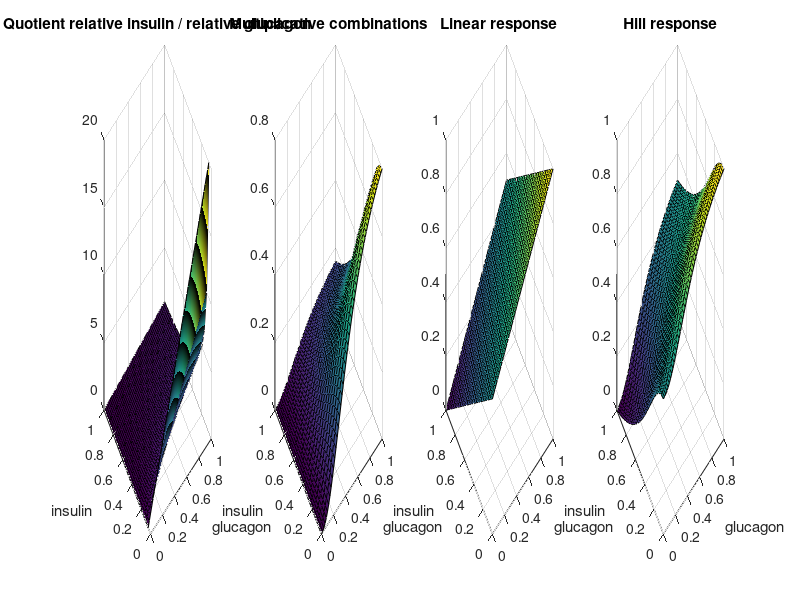
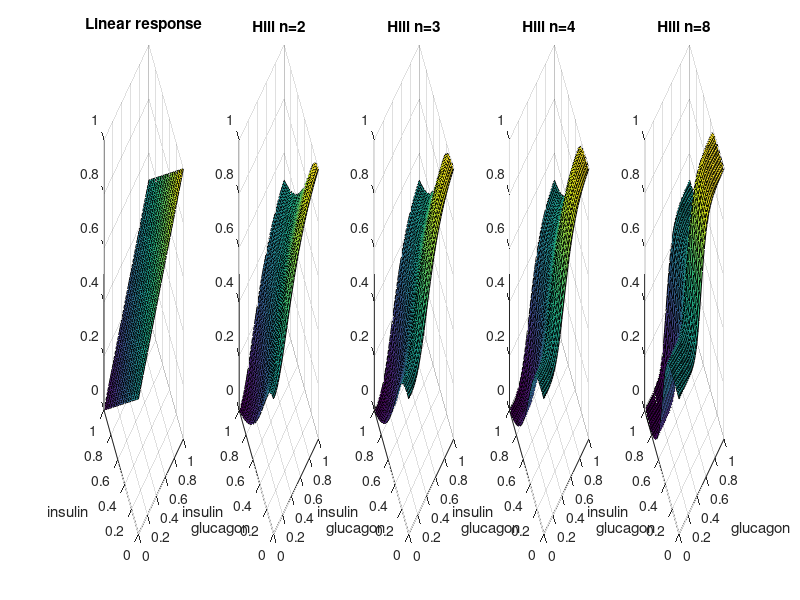

The MATLAB script that drew these images, in order: (Note: this script raises an error after producing the figures.)
% Analyse gamma switches depending on insulin and glucagon.
% The switch variable gamma is in [0,1] and a function of the insulin and
% glucagon concentrations. To have comparable influence of insulin and
% glucagon the relative responses are used.
% gamma = f(ins, gluc)
% Relative insulin and relative glucagon in [0,1].
clear all
close all

%% Different gamma functions:
% calculate the gamma switch variable depending on the insulin and glucagon
ins = 0:0.05:1;
gluc = 0:0.02:1;

% differenct response curves
gamma = zeros(length(ins), length(gluc));
gamma2 = zeros(length(ins), length(gluc));
gamma3 = zeros(length(ins), length(gluc));
gamma4 = zeros(length(ins), length(gluc));
gamma5 = zeros(length(ins), length(gluc));
gamma6 = zeros(length(ins), length(gluc));
gamma7 = zeros(length(ins), length(gluc));
for i=1:length(ins)
    for k=1:length(gluc)
        % quotient
        gamma(i,k) = gluc(k)/ins(i);
        % multiplicative combination of one dimensional effects
        n=2;
        gamma2(i,k) = (1 - ins(i)^n/(ins(i)^n + 0.5^n) ) * gluc(k)^n/(gluc(k)^n + 0.5^n);
        % linear response
        gamma3(i,k) = 0.5 - 0.5 * ins(i) + 0.5 * gluc(k);
        % hill response
        n = 2;
        gamma4(i,k) = 0.5 - 0.5 * ins(i)^n/(ins(i)^n + 0.5^n) / (1/( 1 + 0.5^n) ) + 0.5 * gluc(k)^n/(gluc(k)^n + 0.5^n)/(1/( 1 + 0.5^n) );
        n = 3;
        gamma5(i,k) = 0.5 - 0.5 * ins(i)^n/(ins(i)^n + 0.5^n) / (1/( 1 + 0.5^n) ) + 0.5 * gluc(k)^n/(gluc(k)^n + 0.5^n)/(1/( 1 + 0.5^n) );
        n = 4;
        gamma6(i,k) = 0.5 - 0.5 * ins(i)^n/(ins(i)^n + 0.5^n) / (1/( 1 + 0.5^n) ) + 0.5 * gluc(k)^n/(gluc(k)^n + 0.5^n)/(1/( 1 + 0.5^n) );
        n = 8;
        gamma7(i,k) = 0.5 - 0.5 * ins(i)^n/(ins(i)^n + 0.5^n) / (1/( 1 + 0.5^n) ) + 0.5 * gluc(k)^n/(gluc(k)^n + 0.5^n)/(1/( 1 + 0.5^n) );
    end
end

% plot the gammas
figure(1)
subplot(1,4,1)
surf(gluc, ins, gamma)
title('Quotient relative insulin / relative glucagon')
xlabel('glucagon')
ylabel('insulin')
subplot(1,4,2)
surf(gluc, ins, gamma2)
title('Multiplicative combinations')
xlabel('glucagon')
ylabel('insulin')
subplot(1,4,3)
surf(gluc, ins, gamma3)
title('Linear response')
xlabel('glucagon')
ylabel('insulin')
subplot(1,4,4)
surf(gluc, ins, gamma4)
title('Hill response')
xlabel('glucagon')
ylabel('insulin')

% hill responses
figure(3)
subplot(1,5,1)
surf(gluc, ins, gamma3)
title('Linear response')
xlabel('glucagon')
ylabel('insulin')
subplot(1,5,2)
surf(gluc, ins, gamma4)
title('Hill n=2')
xlabel('glucagon')
ylabel('insulin')
subplot(1,5,3)
surf(gluc, ins, gamma5)
title('Hill n=3')
xlabel('glucagon')
ylabel('insulin')
subplot(1,5,4)
surf(gluc, ins, gamma6)
title('Hill n=4')
xlabel('glucagon')
ylabel('insulin')
subplot(1,5,5)
surf(gluc, ins, gamma7)
title('Hill n=8')
xlabel('glucagon')
ylabel('insulin')



%% Analysis of the changes in blood glucose concentrations on the switch
%% behaviour
glucose_ext = 3:0.2:15;     % [mM] external glucose

% Calculation of the normed insulin and glucagon responses
% normal
insulin = insulin_f(glucose_ext);
glucagon = glucagon_f(glucose_ext);
rel_insulin = insulin_rel(glucose_ext);
rel_glucagon = glucagon_rel(glucose_ext);
gamma = gamma_f(rel_insulin, rel_glucagon);
% diabetes
insulin_dia = insulin_f(glucose_ext, 'dia');
glucagon_dia = glucagon_f(glucose_ext, 'dia');
rel_insulin_dia = insulin_rel(glucose_ext, 'dia');
rel_glucagon_dia = glucagon_rel(glucose_ext, 'dia');
gamma_dia = gamma_f(rel_insulin_dia, rel_glucagon_dia);

% path on surface, depending on blood glucose
z = gamma_f(rel_insulin, rel_glucagon);
z_dia = gamma_f(rel_insulin_dia, rel_glucagon_dia);

figure(2)
% insulin
subplot(3,2,1)
plot(glucose_ext, rel_insulin, glucose_ext, rel_insulin_dia)
xlabel('glucose [mM]')
ylabel('normed insulin')
axis([glucose_ext(1) glucose_ext(end) 0 1.05])
subplot(3,2,2)
plot(glucose_ext, insulin, glucose_ext, insulin_dia)
xlabel('glucose [mM]')
ylabel('insulin [pmol/l]')
axis([glucose_ext(1) glucose_ext(end) 0 600])

% glucagon
subplot(3,2,3)
plot(glucose_ext, rel_glucagon, glucose_ext, rel_glucagon_dia)
xlabel('glucose [mM]')
ylabel('normed glucagon')
axis([glucose_ext(1) glucose_ext(end) 0 1.05])
subplot(3,2,4)
plot(glucose_ext, glucagon, glucose_ext, glucagon_dia)
xlabel('glucose [mM]')
ylabel('glucagon [pmol/l]')
axis([glucose_ext(1) glucose_ext(end) 11 25.5])

% gamma
subplot(3,2,5)
plot(glucose_ext, gamma, glucose_ext, gamma_dia)
xlabel('glucose [mM]')
ylabel('gamma switch')
axis([glucose_ext(1) glucose_ext(end) 0 1.05])

% plot the path on the surface
subplot(3,2,6)
surf(gluc, ins, gamma3)
xlabel('glucagon')
ylabel('insulin')
zlabel('gamma')
hold on
plot3(rel_glucagon, rel_insulin, z, 'o',...
                'MarkerEdgeColor','k',...
                'MarkerFaceColor','y',...
                'MarkerSize',5 )
hold on
plot3(rel_glucagon, rel_insulin, 0*rel_glucagon, 'o',...
                'MarkerEdgeColor','k',...
                'MarkerFaceColor','y',...
                'MarkerSize',5 )
hold on
plot3(rel_glucagon_dia, rel_insulin_dia, z_dia, 'o',...
                'MarkerEdgeColor','k',...
                'MarkerFaceColor','r',...
                'MarkerSize',5 )
hold on
plot3(rel_glucagon_dia, rel_insulin_dia, 0*rel_glucagon_dia, 'o',...
                'MarkerEdgeColor','k',...
                'MarkerFaceColor','r',...
                'MarkerSize',5 )
colormap('gray')


            
%% plot the path on the switch surface
figure(4)
plot3(rel_glucagon, rel_insulin, z, 'o',...
                'MarkerEdgeColor','k',...
                'MarkerFaceColor','y',...
                'MarkerSize',10 )
hold on
plot3(rel_glucagon_dia, rel_insulin_dia, z_dia, 'o',...
                'MarkerEdgeColor','k',...
                'MarkerFaceColor','r',...
                'MarkerSize',10 )
hold on
plot3(rel_glucagon_dia, rel_insulin_dia, 0*rel_glucagon_dia, 'o',...
                'MarkerEdgeColor','k',...
                'MarkerFaceColor','r',...
                'MarkerSize',10 )
hold on
plot3(rel_glucagon, rel_insulin, 0*rel_glucagon, 'o',...
                'MarkerEdgeColor','k',...
                'MarkerFaceColor','y',...
                'MarkerSize',10 )
hold on
rel_data = 0:0.1:1;
surf(gluc, ins, gamma3)
xlabel('glucagon', 'FontSize', 11, 'FontWeight', 'bold')
ylabel('insulin', 'FontSize', 11, 'FontWeight', 'bold')
zlabel('\gamma', 'FontSize', 11, 'FontWeight', 'bold')
legend('normal', 'diabetes')
grid
colormap('gray')
colorbar('peer',gca);

%% 

figure(5)
g0 = gamma_f(rel_insulin, rel_glucagon);
g2 = gamma_f(rel_insulin, rel_glucagon, 'hill', 2);
g3 = gamma_f(rel_insulin, rel_glucagon, 'hill', 3);
g4 = gamma_f(rel_insulin, rel_glucagon, 'hill', 4);
g5 = gamma_f(rel_insulin, rel_glucagon, 'hill', 8);

plot(glucose_ext, g0, glucose_ext, g2, glucose_ext, g3, glucose_ext, g4, glucose_ext, g5)
xlabel('glucose [mM]')
ylabel('gamma')
legend('linear', 'n=2', 'n=3', 'n=4', 'n=8') 



% figure(5)
% % path on surface, depending on blood glucose
% subplot(1,4,1)
% z1 = gamma_f(rel_insulin, rel_glucagon);
% z1_dia = gamma_f(rel_insulin_dia, rel_glucagon_dia);
% 
% plot3(rel_glucagon, rel_insulin, z, 'o',...
%                 'MarkerEdgeColor','k',...
%                 'MarkerFaceColor','y',...
%                 'MarkerSize',5 )
% hold on
% plot3(rel_glucagon, rel_insulin, 0*rel_glucagon, 'o',...
%                 'MarkerEdgeColor','k',...
%                 'MarkerFaceColor','y',...
%                 'MarkerSize',5 )
% hold on
% plot3(rel_glucagon_dia, rel_insulin_dia, z_dia, 'o',...
%                 'MarkerEdgeColor','k',...
%                 'MarkerFaceColor','r',...
%                 'MarkerSize',5 )
% hold on
% plot3(rel_glucagon_dia, rel_insulin_dia, 0*rel_glucagon_dia, 'o',...
%                 'MarkerEdgeColor','k',...
%                 'MarkerFaceColor','r',...
%                 'MarkerSize',5 )
% hold on
% rel_data = 0:0.1:1;
% surf(gluc, ins, gamma3)
% xlabel('glucagon')
% ylabel('insulin')
% zlabel('gamma')
% colormap('gray')


% Plot of different gamma functions
figure(7)
% insulin
subplot(2,2,1)
plot(glucose_ext, rel_insulin, glucose_ext, rel_insulin_dia)
xlabel('glucose [mM]', 'FontWeight', 'bold', 'FontSize', 11)
ylabel('relative insulin', 'FontWeight', 'bold', 'FontSize', 11)
axis([glucose_ext(1) glucose_ext(end) -0.05 1.05])
legend('normal', 'diabetes')

% glucagon
subplot(2,2,2)
plot(glucose_ext, rel_glucagon, glucose_ext, rel_glucagon_dia)
xlabel('glucose [mM]', 'FontWeight', 'bold', 'FontSize', 11)
ylabel('relative glucagon', 'FontWeight', 'bold', 'FontSize', 11)
axis([glucose_ext(1) glucose_ext(end) -0.05 1.05])
legend('normal', 'diabetes')

% gamma
subplot(2,2,3)
plot(glucose_ext, gamma, glucose_ext, gamma_dia)
xlabel('glucose [mM]', 'FontWeight', 'bold', 'FontSize', 11)
ylabel('\gamma', 'FontWeight', 'bold', 'FontSize', 16)
axis([glucose_ext(1) glucose_ext(end) -0.05 1.05])
legend('normal', 'diabetes')

% different gammas
subplot(2,2,4)
plot(glucose_ext, g0, glucose_ext, g2, glucose_ext, g4, glucose_ext, g5)
xlabel('glucose [mM]', 'FontWeight', 'bold', 'FontSize', 11)
ylabel('\gamma', 'FontWeight', 'bold', 'FontSize', 16)
legend('linear', 'n=2', 'n=4', 'n=8')
axis([glucose_ext(1) glucose_ext(end) -0.05 1.05])


%% Plot of gamma
figure(8)

% gamma
plot(glucose_ext, gamma, glucose_ext, gamma_dia)
title('Phosphorylation State \gamma', 'FontWeight', 'bold', 'FontSize', 14)
xlabel('glucose [mM]', 'FontWeight', 'bold', 'FontSize', 12)
ylabel('\gamma', 'FontWeight', 'bold', 'FontSize', 16)
axis([glucose_ext(1) glucose_ext(end) -0.05 1.05])
legend('normal', 'diabetes')







